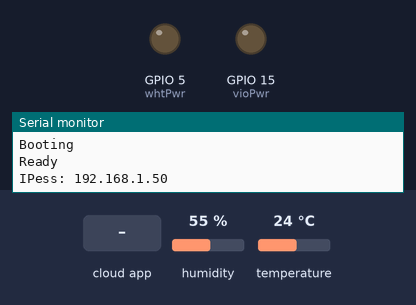
Recording of a sketch running on a simulated ESP8266 (NodeMCU). On the bench: output pins drawn as LEDs (lit = HIGH), the last lines printed to the serial monitor. The inputs (shaded band) are chosen by the test bench; at power-on: humidity 55 %, temperature 24 °C. WiFi joins after 1.5 s; servers stay silent unless stated; pins used as bus, display or sensor lines are not drawn.

Above: at 2.7 s.
2.8 s: humidity set to 52 %
11.6 s: humidity set to 49 %
At 15.12 s:
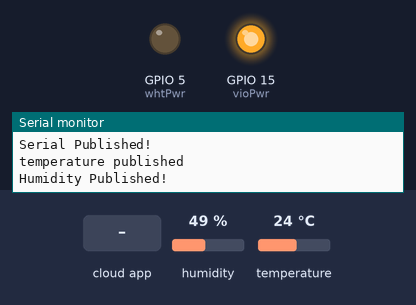
26.6 s: the phone or cloud app sets digital to 1
31.6 s: humidity set to 68 %
At 36.4 s:
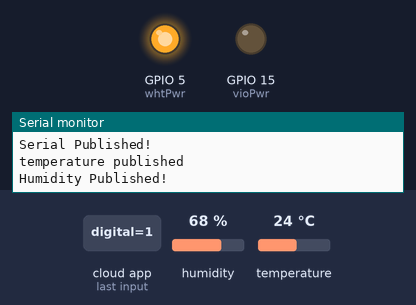
41.8 s: humidity set to 22 %
At 45.9 s:
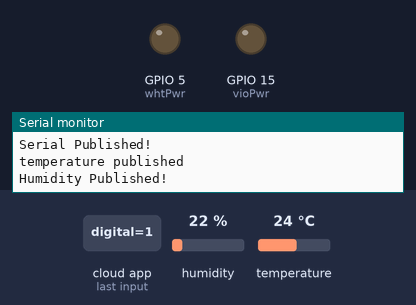
Timing chart, 0 to 51.9 s (numbered marks = the images above; inputs shaded):
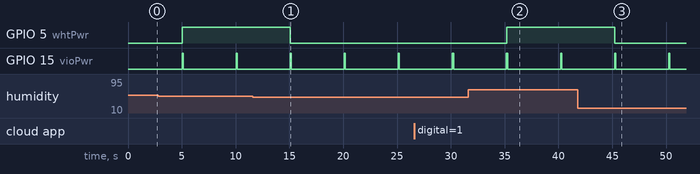

The sketch:

cricket.ino
```cpp
//Created on 9/7/18
//tool for flashing esp devices OTA

#include <ESP8266WiFi.h>
#include <ESP8266mDNS.h>
#include <WiFiUdp.h>
#include <ArduinoOTA.h>
#include <SHT1x.h>
#include "DHT.h"

//ADAFRUIT DEPENDANCIES - DATA FEEDS
#include "Adafruit_MQTT.h"
#include "Adafruit_MQTT_Client.h"

//For outputs
#include "AdafruitIO_WiFi.h"

// Adafruit IO
#define AIO_SERVER      "io.adafruit.com"
#define AIO_SERVERPORT  1883
#define AIO_USERNAME    "#"
#define AIO_KEY         "#"

#define WIFI_SSID       "#"
#define WIFI_PASS       "#"

#define DHTPIN 0     // what digital pin we're connected to
#define DHTTYPE DHT22

DHT dht(DHTPIN, DHTTYPE);

const int redLed = 12;
unsigned long previousMillis = 0;
const long postInt = 1000*5;
const long readInt = 1000;

//data
float h;
float f;
float t;

//temp/humid pinouts
int dhtPwr = 14;

//LED pins power to violet and white led's
int vioPwr = 15;
int whtPwr = 5;

//Create an ESP8266 WifiClient class to connect to the MQTT server
WiFiClient client;

//ADAFRUIT
Adafruit_MQTT_Client mqtt(&client, AIO_SERVER, AIO_SERVERPORT, AIO_USERNAME, AIO_KEY);
//need for control on the adafruit side of things

AdafruitIO_WiFi io(AIO_USERNAME, AIO_KEY, WIFI_SSID, WIFI_PASS);
// Setup feeds for temperature & humidity

Adafruit_MQTT_Publish fruitPrint = Adafruit_MQTT_Publish(&mqtt, AIO_USERNAME "/feeds/Serial_test");
Adafruit_MQTT_Publish temperature = Adafruit_MQTT_Publish(&mqtt, AIO_USERNAME "/feeds/temperature");
Adafruit_MQTT_Publish humidity = Adafruit_MQTT_Publish(&mqtt, AIO_USERNAME "/feeds/Humidity");

//DigitalOut

AdafruitIO_Feed *digital = io.feed("digital");

void setup() {

    Serial.begin(115200);
    Serial.println("Booting");


    WiFi.mode(WIFI_STA);
    WiFi.begin(WIFI_SSID, WIFI_PASS);

    while (WiFi.waitForConnectResult() != WL_CONNECTED) {

        Serial.println
        ("Connection Failed! Rebooting...");

    delay(5000);
    ESP.restart();
 }

// Port defaults to 8266
 // ArduinoOTA.setPort(8266);

// Hostname defaults to esp8266-[ChipID]
 // ArduinoOTA.setHostname("myesp8266");

// No authentication by default
 // ArduinoOTA.setPassword((const char *)"123");

ArduinoOTA.onStart([]() {

    Serial.println("Start");
    });
    ArduinoOTA.onEnd([]() {
    Serial.println("\nEnd");
    });
    ArduinoOTA.onProgress([](unsigned int progress, unsigned int total) {
    Serial.printf("Progress: %u%%\r", (progress / (total / 100)));
    });
    ArduinoOTA.onError([](ota_error_t error) {
    Serial.printf("Error[%u]: ", error);
    if (error == OTA_AUTH_ERROR) Serial.println("Auth Failed");
    else if (error == OTA_BEGIN_ERROR) Serial.println("Begin Failed");
    else if (error == OTA_CONNECT_ERROR) Serial.println("Connect Failed");
    else if (error == OTA_RECEIVE_ERROR) Serial.println("Receive Failed");
    else if (error == OTA_END_ERROR) Serial.println("End Failed");
    });
    ArduinoOTA.begin();

    Serial.println("Ready");
    Serial.print("IPess: ");
    Serial.println(WiFi.localIP());

//DO NOT CHANGE ANYTHING ABOVE THIS LINE OR OTA WILL NOT WORK!!!

    io.connect();

    pinMode(dhtPwr, OUTPUT);
    pinMode(whtPwr, OUTPUT);
    pinMode(vioPwr, OUTPUT);

    digital->onMessage(handleMessage);

    while(io.status() < AIO_CONNECTED) {
        Serial.print(".");
        delay(500);
    }

    digital->get();
}

void loop() {
    //DO NOT DELETE THIS LINE
    ArduinoOTA.handle();// this line must be kept for OTA ubdates
    //DO NOT DELETE THIS LINE

    // io.run(); is required for all sketches.
    // it should always be present at the top of your loop
    // function. it keeps the client connected to
    // io.adafruit.com, and processes any incoming data.
    io.run();

    digitalWrite(dhtPwr,HIGH);
    //digitalWrite(whtPwr, HIGH);
    digitalWrite(vioPwr, LOW);

    //Code Base starts below this line
    unsigned long currentMillis = millis();

    if (currentMillis - previousMillis >= postInt){

        digitalWrite(vioPwr, HIGH);


        // Reading temperature or humidity takes about 250 milliseconds!
        // Sensor readings may also be up to 2 seconds 'old' (its a very slow sensor)
        h = dht.readHumidity();

        // Read temperature as Celsius (the default)
        t = dht.readTemperature();

        // Read temperature as Fahrenheit (isFahrenheit = true)
        f = dht.readTemperature(true);

        // Check if any reads failed and exit early (to try again).
        if (isnan(h) || isnan(t) || isnan(f))
        {
            Serial.println("Failed to read from DHT sensor!");
            return;
        }

        else{

            Serial.println(h);
            Serial.println(f);
        }

        if (! fruitPrint.publish("This is another Test"))
            Serial.println(F("Failed to publish Serial"));
        else
            Serial.println(F("Serial Published!"));

        if (! temperature.publish(f))
             Serial.println(F("Failed to publish temperature"));
        else
            Serial.println(F("temperature published"));

        if (! humidity.publish(h))
            Serial.println(F("Failed to publish humidity!"));
        else
            Serial.println(F("Humidity Published!"));

        previousMillis = currentMillis;
    }

    ping();


    //TEST FOR FEEDBACK
    if (h > 50){
        digitalWrite(whtPwr, HIGH);
    }
    else {
        digitalWrite(whtPwr,LOW);
    }

}

void ping(void){

  // ping adafruit io a few times to make sure we remain connected
  if(! mqtt.ping(3)) {

      // reconnect to adafruit io
      if(! mqtt.connected())
        connect();
    }
}

// connect to adafruit io via MQTT
void connect() {

  Serial.print(F("Connecting to Adafruit IO... "));

  int8_t ret;

  while ((ret = mqtt.connect()) != 0) {

    switch (ret) {

      case 1: Serial.println(F("Wrong protocol")); break;
      case 2: Serial.println(F("ID rejected")); break;
      case 3: Serial.println(F("Server unavail")); break;
      case 4: Serial.println(F("Bad user/pass")); break;
      case 5: Serial.println(F("Not authed")); break;
      case 6: Serial.println(F("Failed to subscribe")); break;
      default: Serial.println(F("Connection failed")); break;
    }

    if(ret >= 0)
      mqtt.disconnect();

    Serial.println(F("Retrying connection..."));
    delay(5000);
  }

  Serial.println(F("Adafruit IO Connected!"));
}

void handleMessage(AdafruitIO_Data *data) {

  Serial.print("received <- ");

  if(data->toPinLevel() == HIGH)
    Serial.println("HIGH");
  else
    Serial.println("LOW");

  // write the current state to the led
  digitalWrite(whtPwr, data->toPinLevel());

}
```

Measured:
- the behaviour switches between 51 and 50 % on humidity (found by bisection; images 0 and 1)
- after the input at 11.6 s, GPIO 5 (whtPwr): HIGH → LOW after 3.5 s
- after the input at 31.6 s, GPIO 5 (whtPwr): LOW → HIGH after 3.6 s
- after the input at 41.8 s, GPIO 5 (whtPwr): HIGH → LOW after 3.4 s
- by itself, GPIO 15 (vioPwr): alternates HIGH for 0.11 s and LOW for 4.9 s
